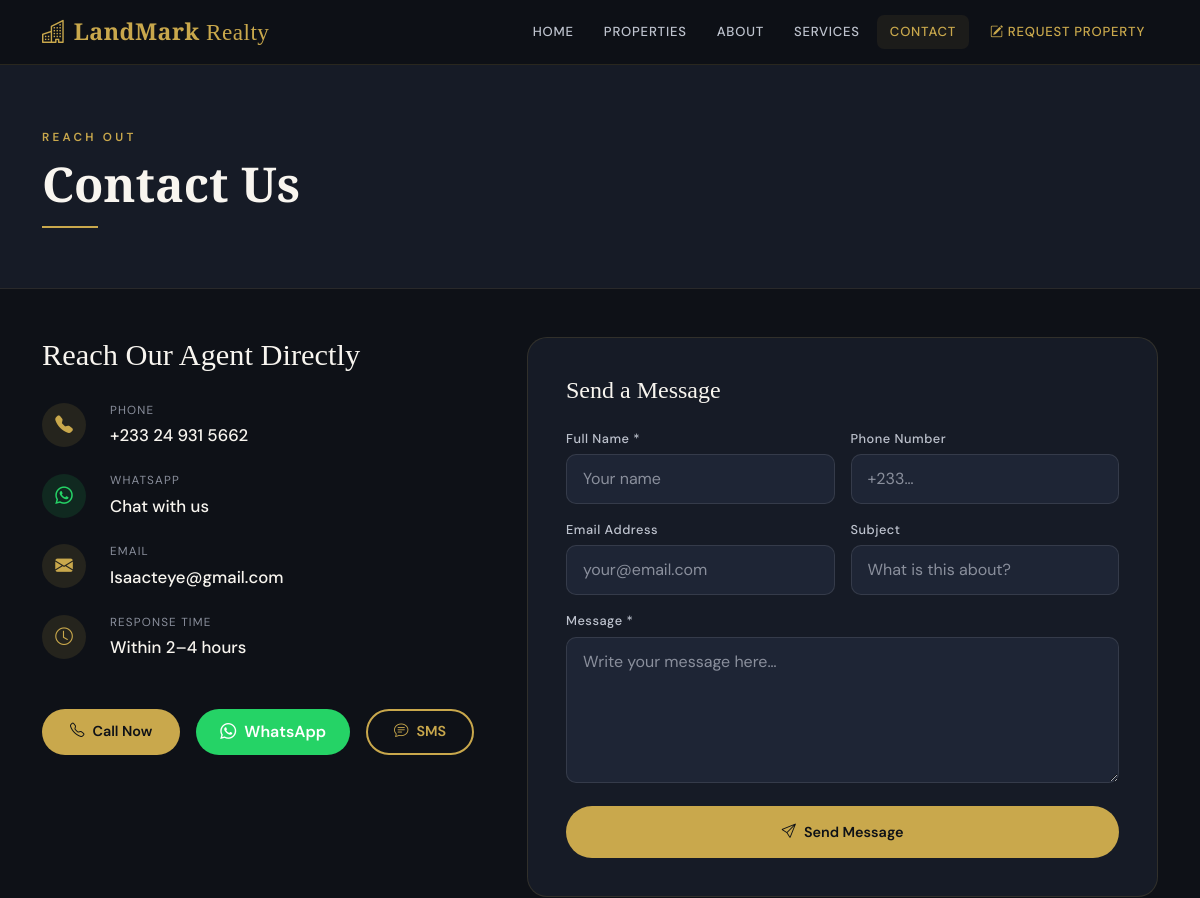
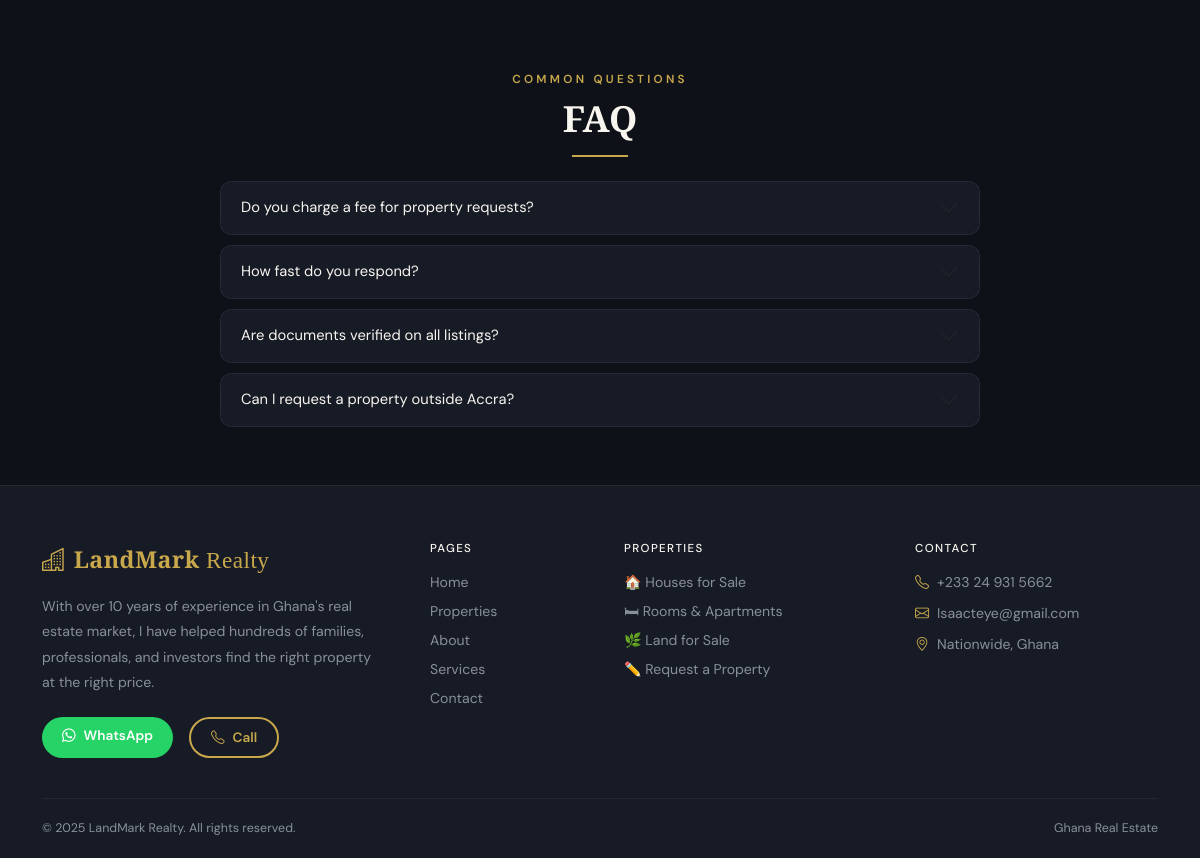
/contact, run on an earlier commit of the app's database (2 pictures, top to bottom).
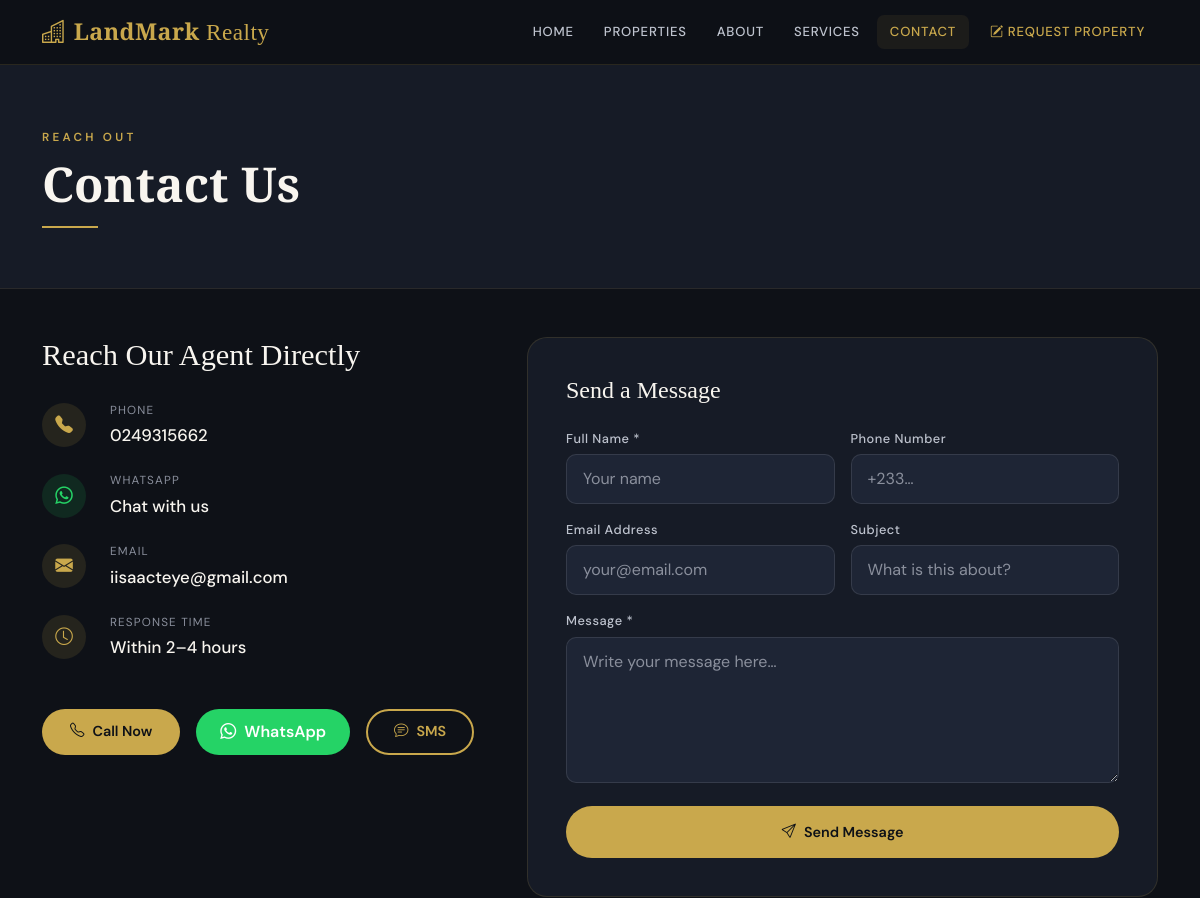
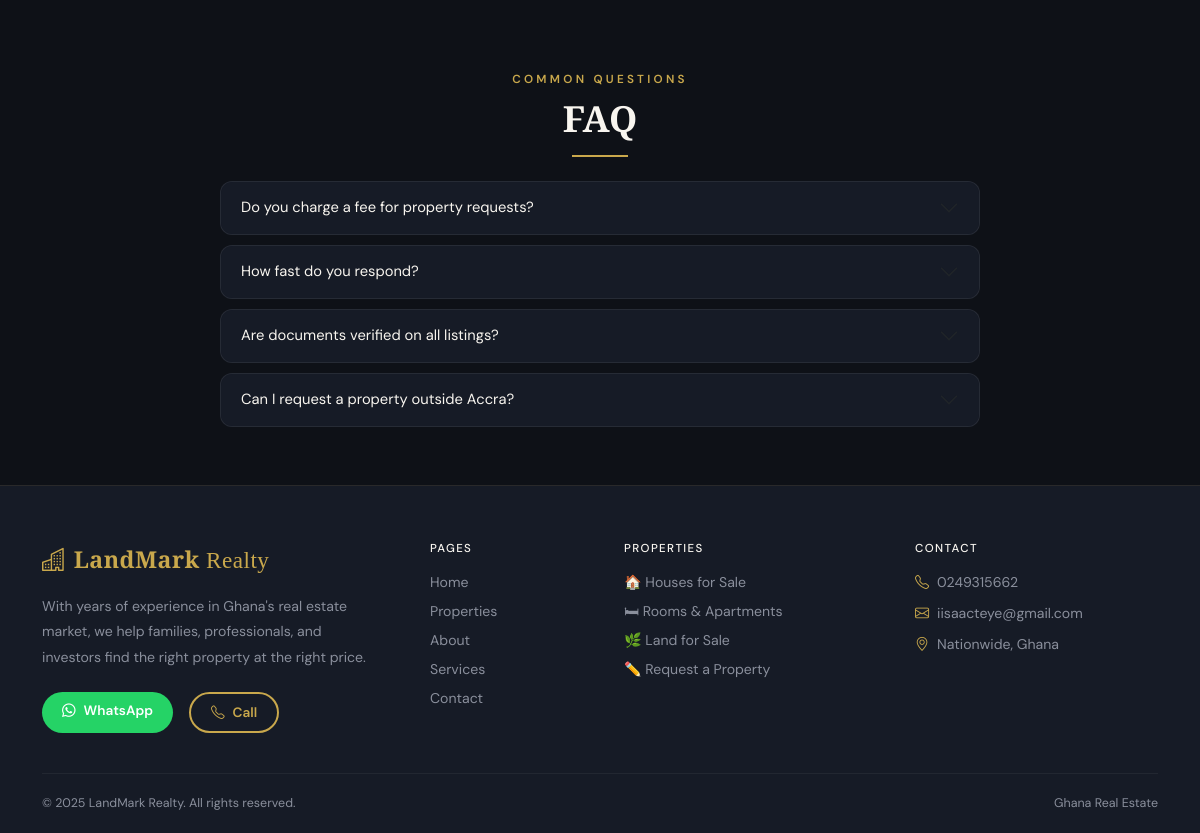
And on a later commit of the database (2 pictures, top to bottom).
### tables this page shows
CREATE TABLE settings (
            key   TEXT PRIMARY KEY,
            value TEXT
        );

### app.py (the view)
@app.route('/contact')
def contact():
    return render_template('contact.html', agent=get_agent())

### app.py (called while the page is built)
def get_db():
    if 'db' not in g:
        g.db = sqlite3.connect(DATABASE)
        g.db.row_factory = sqlite3.Row
        g.db.execute("PRAGMA journal_mode=WAL")
        g.db.execute("PRAGMA foreign_keys=ON")
    return g.db

def get_setting(key, default=''):
    row = get_db().execute("SELECT value FROM settings WHERE key=?", (key,)).fetchone()
    return row['value'] if row else default

def get_agent():
    return {
        'name':     get_setting('agent_name',    'Isaac Teye'),
        'phone':    get_setting('agent_phone',   '0249315662'),
        'email':    get_setting('agent_email',   'iisaacteye@gmail.com'),
        'wa':       get_setting('agent_wa',      '233249315662'),
        'bio':      get_setting('agent_bio',     ''),
        'business': get_setting('business_name', 'LandMark Realty'),
    }

### templates/contact.html (shortened to what the changed rows need)
{% extends 'base.html' %}
{% block content %}
<div class="page-header">
  <div class="container">
    <h1 class="display-serif" style="font-size:clamp(2rem,4vw,3.2rem);">Contact Us</h1>
  </div>
</div>
<div class="container py-5">
  <div class="row g-5">
    <div class="col-lg-5">
      <div class="d-flex flex-column gap-4 mb-5">
        <div class="d-flex align-items-center gap-4">
          <div>
            <div style="color:var(--stone);font-size:0.73rem;text-transform:uppercase;letter-spacing:0.1em;margin-bottom:4px;">Phone</div>
            <a href="tel:{{ agent.phone }}" style="color:var(--cream);font-size:1.05rem;text-decoration:none;font-weight:500;">{{ agent.phone }}</a>
          </div>
        </div>
        <div class="d-flex align-items-center gap-4">
          <div>
            <div style="color:var(--stone);font-size:0.73rem;text-transform:uppercase;letter-spacing:0.1em;margin-bottom:4px;">Email</div>
            <a href="mailto:{{ agent.email }}" style="color:var(--cream);font-size:1.05rem;text-decoration:none;font-weight:500;">{{ agent.email }}</a>
          </div>
        </div>
      </div>
    </div>
  </div>
  <div class="mt-5 pt-4">
    <div class="accordion" id="faq" style="max-width:760px;margin:0 auto;">
      {% for q, a in faqs %}
      <div class="accordion-item faq-item">
        <h2 class="accordion-header">
          <button class="accordion-button collapsed faq-btn" type="button" data-bs-toggle="collapse" data-bs-target="#faq{{ loop.index }}">
            {{ q }}
          </button>
        </h2>
      </div>
      {% endfor %}
    </div>
  </div>
</div>
{% endblock %}

### templates/base.html (shortened to what this page needs)
<!DOCTYPE html>
<html lang="en">
<head>
  <link href="https://cdn.jsdelivr.net/npm/bootstrap@5.3.2/dist/css/bootstrap.min.css" rel="stylesheet"/>
  <link href="https://cdn.jsdelivr.net/npm/bootstrap-icons@1.11.3/font/bootstrap-icons.min.css" rel="stylesheet"/>
  <link rel="stylesheet" href="{{ url_for('static', filename='css/style.css') }}"/>
</head>
<body>
<nav class="site-nav">
  <div class="container">
    <div class="d-flex align-items-center justify-content-between">
      <a href="{{ url_for('index') }}" class="nav-brand">
        <i class="bi bi-buildings me-2"></i>LandMark<span style="font-weight:400"> Realty</span>
      </a>
      <div class="d-none d-lg-flex align-items-center gap-1">
        <a href="{{ url_for('index') }}"      class="nav-link-item {% if request.endpoint=='index' %}active{% endif %}">Home</a>
        <a href="{{ url_for('properties') }}" class="nav-link-item {% if request.endpoint=='properties' %}active{% endif %}">Properties</a>
        <a href="{{ url_for('about') }}"      class="nav-link-item {% if request.endpoint=='about' %}active{% endif %}">About</a>
        <a href="{{ url_for('services') }}"   class="nav-link-item {% if request.endpoint=='services' %}active{% endif %}">Services</a>
        <a href="{{ url_for('contact') }}"    class="nav-link-item {% if request.endpoint=='contact' %}active{% endif %}">Contact</a>
        <a href="{{ url_for('property_request') }}" class="nav-link-item ms-1" style="color:var(--gold)!important;">
          <i class="bi bi-pencil-square me-1"></i>Request Property
        </a>
      </div>
    </div>
  </div>
</nav>
{% block content %}{% endblock %}
<footer class="site-footer">
  <div class="container">
    <div class="row g-5 mb-2">
      <div class="col-lg-4">
        <a href="{{ url_for('index') }}" class="nav-brand d-block mb-3" style="text-decoration:none;">
          <i class="bi bi-buildings me-2"></i>LandMark<span style="font-weight:400"> Realty</span>
        </a>
        <p style="color:var(--stone);font-size:0.88rem;line-height:1.8;margin-bottom:22px;">{{ agent.bio }}</p>
        <div class="d-flex gap-3 flex-wrap">
          <a href="https://wa.me/{{ agent.wa }}" target="_blank" class="btn-wa" style="padding:9px 20px;font-size:0.85rem;">
            <i class="bi bi-whatsapp me-2"></i>WhatsApp
          </a>
          <a href="tel:{{ agent.phone }}" class="btn-outline-gold" style="padding:9px 20px;font-size:0.85rem;">
            <i class="bi bi-telephone me-2"></i>Call
          </a>
        </div>
      </div>
      <div class="col-6 col-lg-2">
        <h6 class="footer-heading">Pages</h6>
        <a href="{{ url_for('index') }}"      class="footer-link">Home</a>
        <a href="{{ url_for('properties') }}" class="footer-link">Properties</a>
        <a href="{{ url_for('about') }}"      class="footer-link">About</a>
        <a href="{{ url_for('services') }}"   class="footer-link">Services</a>
        <a href="{{ url_for('contact') }}"    class="footer-link">Contact</a>
      </div>
      <div class="col-6 col-lg-3">
        <h6 class="footer-heading">Properties</h6>
        <a href="{{ url_for('properties') }}?type=house" class="footer-link">🏠 Houses for Sale</a>
        <a href="{{ url_for('properties') }}?type=room"  class="footer-link">🛏 Rooms &amp; Apartments</a>
        <a href="{{ url_for('properties') }}?type=land"  class="footer-link">🌿 Land for Sale</a>
        <a href="{{ url_for('property_request') }}"      class="footer-link">✏️ Request a Property</a>
      </div>
      <div class="col-lg-3">
        <h6 class="footer-heading">Contact</h6>
        <div class="footer-contact-item"><i class="bi bi-telephone" style="color:var(--gold);"></i>{{ agent.phone }}</div>
        <div class="footer-contact-item"><i class="bi bi-envelope"  style="color:var(--gold);"></i>{{ agent.email }}</div>
        <div class="footer-contact-item"><i class="bi bi-geo-alt"   style="color:var(--gold);"></i>Nationwide, Ghana</div>
      </div>
    </div>
    <div class="footer-bottom">
      <span>© {{ 2025 }} {{ agent.business }}. All rights reserved.</span>
      <span>Ghana Real Estate</span>
    </div>
  </div>
</footer>
</body>
</html>

What changed in the data, as far as the page shows it:
changed settings (number 1 of 4 on the later page): phone "+233 24 931 5662" → "0249315662"
changed settings: email "Isaacteye@gmail.com" → "iisaacteye@gmail.com"
changed settings: bio "With over 10 years of experience in Ghana's real estate market, I have helped hundreds of families, professionals, and investors…" → "With years of experience in Ghana's real estate market, we help families, professionals, and investors find the right property at the right price."
added settings: business "LandMark Realty"
Also different on the page:
{{ agent.business }}: "LandMark Realty" → (not shown)
